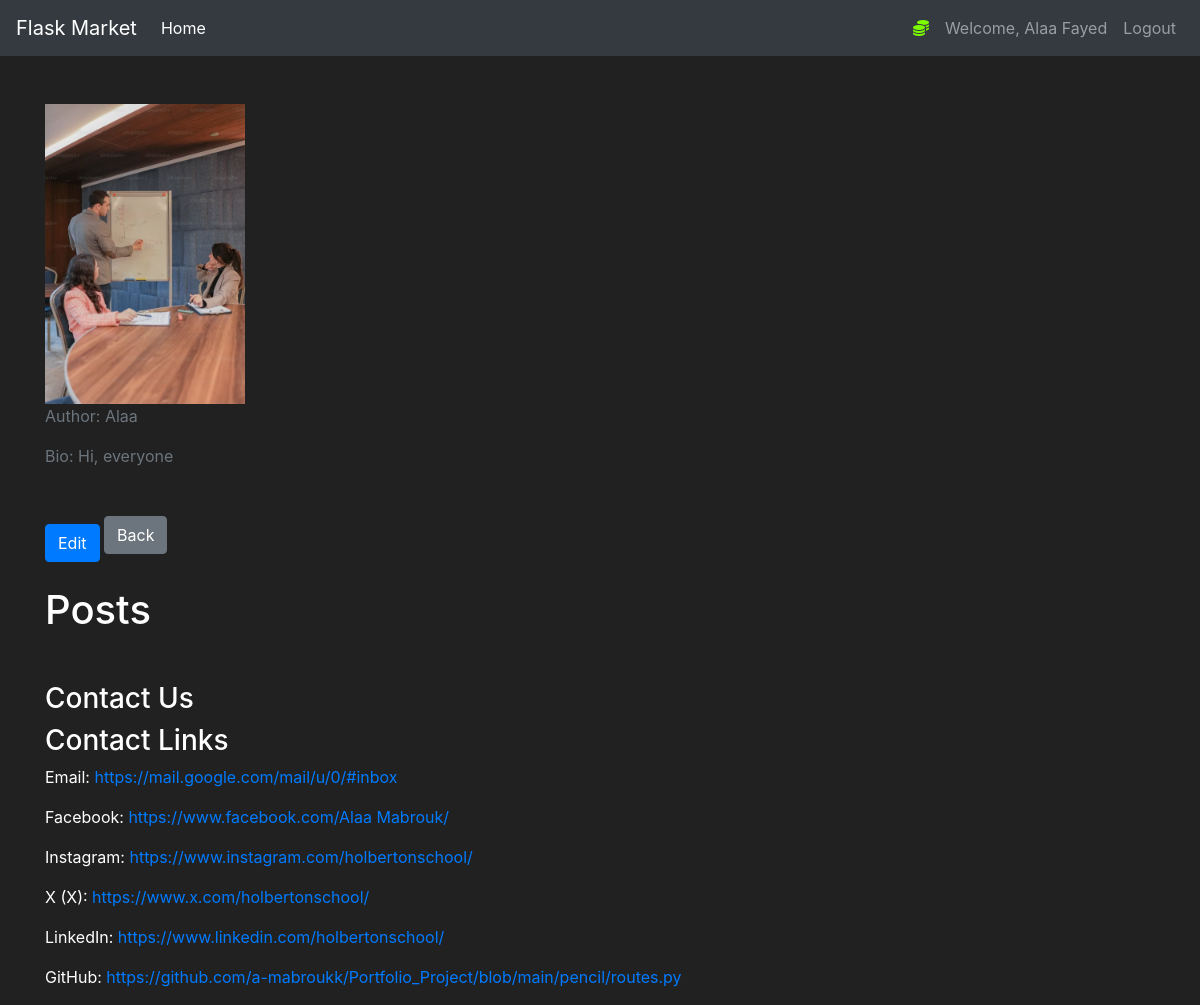
The app's page /profile (signed in) with its own data.
### pencil/models.py (models this page shows, shortened)
class User(db.Model, UserMixin):
    id  = db.Column(db.Integer(), primary_key=True, nullable=False)
    username = db.Column(db.String(length=30), nullable=False, unique=True)
    email = db.Column(db.String(length=50), nullable=False, unique=True)
    password_hash = db.Column(db.String(length=100), nullable=False)
    posts = db.relationship("Post", backref="owned_user", lazy=True)
    comments = db.relationship("Comment", backref="owned_commentator", lazy=True)
    replies = db.relationship("ReplyComment", backref="owned_responder", lazy=True)
    archives = db.relationship("Post", secondary="saved_blogs", backref="user")
    profile = db.relationship("Profile", back_populates="users", uselist=False)
    @property
    def password(self):
        return self.password

class Profile(db.Model):
    id = db.Column(db.Integer(), primary_key=True, nullable=False)
    profile_picture = db.Column(db.String(), nullable=True)
    name = db.Column(db.String(length=50), nullable=False)
    username = db.Column(db.String(length=50), nullable=False)
    bio =  db.Column(db.Text(), nullable=False)
    gmail_links = db.Column(db.String(), nullable=False)
    facebook_links = db.Column(db.String(), nullable=True)
    instagram_links =  db.Column(db.String(), nullable=True)
    x_links = db.Column(db.String(), nullable=True)
    linkedin_links = db.Column(db.String(), nullable=True)
    github_links = db.Column(db.String(), nullable=True)
    users_profile = db.Column(db.Integer(), db.ForeignKey("user.id"))
    users = db.relationship("User", back_populates="profile")

### pencil/routes.py (the view)
@app.route("/profile", methods=["GET"])
@login_required
def profile():
    profile_to_display = Profile.query.filter_by(users_profile=current_user.id).first()
    if not profile_to_display:
        flash("No profile found. Please create one.", category="info")
        return redirect(url_for("edit_profile"))
    profile_picture_url = None
    if profile_to_display.profile_picture:
        profile_picture_url = url_for('static', filename=f'uploads/{profile_to_display.profile_picture}')
    return render_template("profile.html", profile_id=profile_to_display, profile_picture_url=profile_picture_url)

### pencil/models.py (called while the page is built)
@login_manager.user_loader
def load_user(user_id):
    return User.query.get(int(user_id))

### pencil/templates/profile.html (shortened to what this page needs)
{% extends 'base.html' %}
{% block content %}
<body>
    <div class="container mt-5">
        <section>
            <div>
                {% if profile_picture_url %}
                    <img src="{{ profile_picture_url }}" alt="Profile Picture" width="200">
                {% else %}
                    <p>No profile picture uploaded</p>
                {% endif %}
            </div>
            <div>
                <p class="text-muted">Author: {{ profile_id.name }}</p>
            </div>
            <div>
                <p class="text-muted">Bio: {{ profile_id.bio }}</p>
            </div>
            <br>
            <div>
            <a href="{{ url_for('edit_profile') }}" class="btn btn-primary mt-3">Edit</a>
            <a href="{{ url_for('home_page') }}" class="btn btn-secondary">Back</a>
            </div>
        </section>
        <br>
        <section>
            <header>
                <h1>Posts</h1>
            </header>
        </section>
        <br>
        <section>
            <div>
                <header>
                    <h3>Contact Us</h3>
                </header>
                <h3>Contact Links</h3>
                {% if profile_id.gmail_links %}
                    <p>Email: <a href="mailto:{{ profile_id.gmail_links }}">{{ profile_id.gmail_links }}</a></p>
                {% endif %}
                {% if profile_id.facebook_links %}
                    <p>Facebook: <a href="{{ profile_id.facebook_links }}" target="_blank">{{ profile_id.facebook_links }}</a></p>
                {% endif %}
                {% if profile_id.instagram_links %}
                    <p>Instagram: <a href="{{ profile_id.instagram_links }}" target="_blank">{{ profile_id.instagram_links }}</a></p>
                {% endif %}
                {% if profile_id.x_links %}
                    <p>X (X): <a href="{{ profile_id.x_links }}" target="_blank">{{ profile_id.x_links }}</a></p>
                {% endif %}
                {% if profile_id.linkedin_links %}
                    <p>LinkedIn: <a href="{{ profile_id.linkedin_links }}" target="_blank">{{ profile_id.linkedin_links }}</a></p>
                {% endif %}
                {% if profile_id.github_links %}
                    <p>GitHub: <a href="{{ profile_id.github_links }}" target="_blank">{{ profile_id.github_links }}</a></p>
                {% endif %}
            </div>
        </section>
    </div>
</body>
{% endblock %}

### pencil/templates/base.html (shortened to what this page needs)
<!doctype html>
<html lang="en">
   <head>
      <link rel="stylesheet" href="https://cdn.jsdelivr.net/npm/bootstrap@4.5.3/dist/css/bootstrap.min.css">
   </head>
   <body>
    <nav class="navbar navbar-expand-md navbar-dark bg-dark">
      <a class="navbar-brand" href="#">Flask Market</a>
      <div class="collapse navbar-collapse" id="navbarNav">
        <ul class="navbar-nav mr-auto">
            <li class="nav-item active">
                <a class="nav-link" href="{{ url_for('home_page') }}">Home <span class="sr-only">(current)</span></a>
            </li>
        </ul>
          {% if current_user.is_authenticated %}
            <ul class="navbar-nav">
                <li class="nav-item">
                    <a class="nav-link" style="color: lawngreen; font-weight: bold">
                        <i class="fas fa-coins"></i>
                    </a>
                </li>
                <li class="nav-item">
                    <a class="nav-link">Welcome, {{ current_user.username }}</a>
                </li>
                <li class="nav-item">
                    <a class="nav-link" href="{{ url_for('logout_page') }}">Logout</a>
                </li>
            </ul>
          {% endif %}
      </div>
    </nav>
      {% block content %}
      {% endblock %}
   </body>
</html>

### pencil/templates/base.html (style rules this page uses)
body { background-color: #212121; color: white }

### records on screen
User: username "Alaa Fayed"
Profile: name "Alaa", bio "Hi, everyone", gmail_links "https://mail.google.com/mail/u/0/#inbox", facebook_links "https://www.facebook.com/Alaa Mabrouk/", instagram_links "https://www.instagram.com/holbertonschool/", x_links "https://www.x.com/holbertonschool/", linkedin_links "https://www.linkedin.com/holbertonschool/", github_links "https://github.com/a-mabroukk/Portfolio_Project/blob/main/pencil/routes.py"
